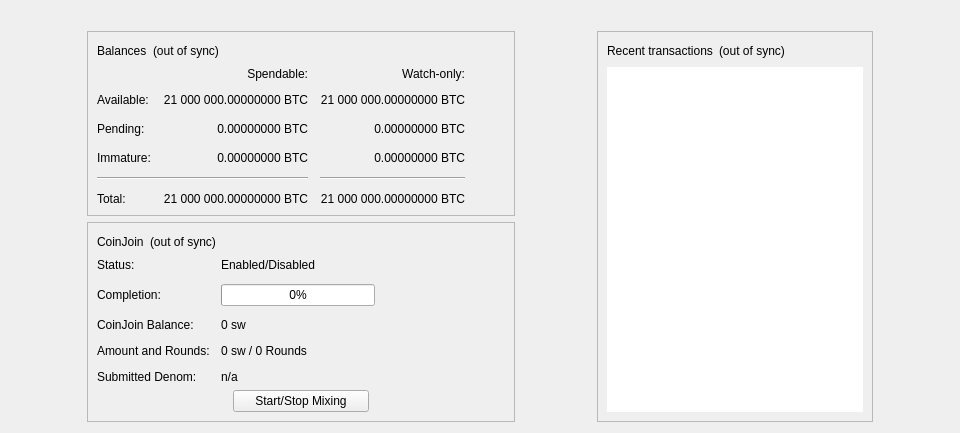
<?xml version="1.0" encoding="UTF-8"?>
<ui version="4.0">
 <class>OverviewPage</class>
 <widget class="QWidget" name="OverviewPage">
  <property name="geometry">
   <rect>
    <x>0</x>
    <y>0</y>
    <width>798</width>
    <height>318</height>
   </rect>
  </property>
  <property name="minimumSize">
   <size>
    <width>960</width>
    <height>0</height>
   </size>
  </property>
  <property name="windowTitle">
   <string>Form</string>
  </property>
  <layout class="QVBoxLayout" name="topLayout">
   <item>
    <widget class="QLabel" name="labelAlerts">
     <property name="visible">
      <bool>false</bool>
     </property>
     <property name="wordWrap">
      <bool>true</bool>
     </property>
     <property name="margin">
      <number>3</number>
     </property>
     <property name="textInteractionFlags">
      <set>Qt::TextSelectableByMouse</set>
     </property>
    </widget>
   </item>
   <item>
    <layout class="QHBoxLayout" name="horizontalLayout" stretch="1,0,1,0,1">
     <item>
      <spacer name="horizontalSpacerLeft">
       <property name="orientation">
        <enum>Qt::Horizontal</enum>
       </property>
       <property name="sizeType">
        <enum>QSizePolicy::Preferred</enum>
       </property>
       <property name="sizeHint" stdset="0">
        <size>
         <width>10</width>
         <height>20</height>
        </size>
       </property>
      </spacer>
     </item>
     <item>
      <layout class="QVBoxLayout" name="verticalLayout_2">
       <item>
        <widget class="QFrame" name="frame">
         <property name="frameShape">
          <enum>QFrame::StyledPanel</enum>
         </property>
         <property name="frameShadow">
          <enum>QFrame::Raised</enum>
         </property>
         <layout class="QVBoxLayout" name="verticalLayout_4">
          <item>
           <layout class="QHBoxLayout" name="horizontalLayout_4">
            <item>
             <widget class="QLabel" name="label_5">
              <property name="text">
               <string>Balances</string>
              </property>
             </widget>
            </item>
            <item>
             <widget class="QLabel" name="labelWalletStatus">
              <property name="toolTip">
               <string>The displayed information may be out of date. Your wallet automatically synchronizes with the sw network after a connection is established, but this process has not completed yet.</string>
              </property>
              <property name="text">
               <string notr="true">(out of sync)</string>
              </property>
              <property name="alignment">
               <set>Qt::AlignLeading|Qt::AlignLeft|Qt::AlignVCenter</set>
              </property>
             </widget>
            </item>
            <item>
             <spacer name="horizontalSpacer_3">
              <property name="orientation">
               <enum>Qt::Horizontal</enum>
              </property>
              <property name="sizeHint" stdset="0">
               <size>
                <width>40</width>
                <height>20</height>
               </size>
              </property>
             </spacer>
            </item>
           </layout>
          </item>
          <item>
           <layout class="QGridLayout" name="gridLayout">
            <property name="spacing">
             <number>12</number>
            </property>
            <item row="2" column="2">
             <widget class="QLabel" name="labelWatchPending">
              <property name="cursor">
               <cursorShape>IBeamCursor</cursorShape>
              </property>
              <property name="toolTip">
               <string>Unconfirmed transactions to watch-only addresses</string>
              </property>
              <property name="text">
               <string notr="true">0.00000000 BTC</string>
              </property>
              <property name="alignment">
               <set>Qt::AlignRight|Qt::AlignTrailing|Qt::AlignVCenter</set>
              </property>
              <property name="textInteractionFlags">
               <set>Qt::LinksAccessibleByMouse|Qt::TextSelectableByKeyboard|Qt::TextSelectableByMouse</set>
              </property>
             </widget>
            </item>
            <item row="2" column="1">
             <widget class="QLabel" name="labelUnconfirmed">
              <property name="cursor">
               <cursorShape>IBeamCursor</cursorShape>
              </property>
              <property name="toolTip">
               <string>Total of transactions that have yet to be confirmed, and do not yet count toward the spendable balance</string>
              </property>
              <property name="text">
               <string notr="true">0.00000000 BTC</string>
              </property>
              <property name="alignment">
               <set>Qt::AlignRight|Qt::AlignTrailing|Qt::AlignVCenter</set>
              </property>
              <property name="textInteractionFlags">
               <set>Qt::LinksAccessibleByMouse|Qt::TextSelectableByKeyboard|Qt::TextSelectableByMouse</set>
              </property>
             </widget>
            </item>
            <item row="3" column="2">
             <widget class="QLabel" name="labelWatchImmature">
              <property name="cursor">
               <cursorShape>IBeamCursor</cursorShape>
              </property>
              <property name="toolTip">
               <string>Mined balance in watch-only addresses that has not yet matured</string>
              </property>
              <property name="text">
               <string notr="true">0.00000000 BTC</string>
              </property>
              <property name="alignment">
               <set>Qt::AlignRight|Qt::AlignTrailing|Qt::AlignVCenter</set>
              </property>
              <property name="textInteractionFlags">
               <set>Qt::LinksAccessibleByMouse|Qt::TextSelectableByKeyboard|Qt::TextSelectableByMouse</set>
              </property>
             </widget>
            </item>
            <item row="4" column="0" colspan="2">
             <widget class="Line" name="lineSpendableBalance">
              <property name="orientation">
               <enum>Qt::Horizontal</enum>
              </property>
             </widget>
            </item>
            <item row="4" column="2">
             <widget class="Line" name="lineWatchBalance">
              <property name="sizePolicy">
               <sizepolicy hsizetype="Preferred" vsizetype="Fixed">
                <horstretch>0</horstretch>
                <verstretch>0</verstretch>
               </sizepolicy>
              </property>
              <property name="minimumSize">
               <size>
                <width>140</width>
                <height>0</height>
               </size>
              </property>
              <property name="orientation">
               <enum>Qt::Horizontal</enum>
              </property>
             </widget>
            </item>
            <item row="5" column="0">
             <widget class="QLabel" name="labelTotalText">
              <property name="text">
               <string>Total:</string>
              </property>
             </widget>
            </item>
            <item row="3" column="1">
             <widget class="QLabel" name="labelImmature">
              <property name="cursor">
               <cursorShape>IBeamCursor</cursorShape>
              </property>
              <property name="toolTip">
               <string>Mined balance that has not yet matured</string>
              </property>
              <property name="text">
               <string notr="true">0.00000000 BTC</string>
              </property>
              <property name="alignment">
               <set>Qt::AlignRight|Qt::AlignTrailing|Qt::AlignVCenter</set>
              </property>
              <property name="textInteractionFlags">
               <set>Qt::LinksAccessibleByMouse|Qt::TextSelectableByKeyboard|Qt::TextSelectableByMouse</set>
              </property>
             </widget>
            </item>
            <item row="2" column="3">
             <spacer name="horizontalSpacer_2">
              <property name="orientation">
               <enum>Qt::Horizontal</enum>
              </property>
              <property name="sizeHint" stdset="0">
               <size>
                <width>40</width>
                <height>20</height>
               </size>
              </property>
             </spacer>
            </item>
            <item row="3" column="0">
             <widget class="QLabel" name="labelImmatureText">
              <property name="text">
               <string>Immature:</string>
              </property>
             </widget>
            </item>
            <item row="5" column="1">
             <widget class="QLabel" name="labelTotal">
              <property name="cursor">
               <cursorShape>IBeamCursor</cursorShape>
              </property>
              <property name="toolTip">
               <string>Your current total balance</string>
              </property>
              <property name="text">
               <string notr="true">21 000 000.00000000 BTC</string>
              </property>
              <property name="alignment">
               <set>Qt::AlignRight|Qt::AlignTrailing|Qt::AlignVCenter</set>
              </property>
              <property name="textInteractionFlags">
               <set>Qt::LinksAccessibleByMouse|Qt::TextSelectableByKeyboard|Qt::TextSelectableByMouse</set>
              </property>
             </widget>
            </item>
            <item row="5" column="2">
             <widget class="QLabel" name="labelWatchTotal">
              <property name="cursor">
               <cursorShape>IBeamCursor</cursorShape>
              </property>
              <property name="toolTip">
               <string>Current total balance in watch-only addresses</string>
              </property>
              <property name="text">
               <string notr="true">21 000 000.00000000 BTC</string>
              </property>
              <property name="alignment">
               <set>Qt::AlignRight|Qt::AlignTrailing|Qt::AlignVCenter</set>
              </property>
              <property name="textInteractionFlags">
               <set>Qt::LinksAccessibleByMouse|Qt::TextSelectableByKeyboard|Qt::TextSelectableByMouse</set>
              </property>
             </widget>
            </item>
            <item row="0" column="2">
             <widget class="QLabel" name="labelWatchonly">
              <property name="text">
               <string>Watch-only:</string>
              </property>
              <property name="alignment">
               <set>Qt::AlignRight|Qt::AlignTrailing|Qt::AlignVCenter</set>
              </property>
             </widget>
            </item>
            <item row="1" column="0">
             <widget class="QLabel" name="labelBalanceText">
              <property name="text">
               <string>Available:</string>
              </property>
             </widget>
            </item>
            <item row="1" column="1">
             <widget class="QLabel" name="labelBalance">
              <property name="cursor">
               <cursorShape>IBeamCursor</cursorShape>
              </property>
              <property name="toolTip">
               <string>Your current spendable balance</string>
              </property>
              <property name="text">
               <string notr="true">21 000 000.00000000 BTC</string>
              </property>
              <property name="alignment">
               <set>Qt::AlignRight|Qt::AlignTrailing|Qt::AlignVCenter</set>
              </property>
              <property name="textInteractionFlags">
               <set>Qt::LinksAccessibleByMouse|Qt::TextSelectableByKeyboard|Qt::TextSelectableByMouse</set>
              </property>
             </widget>
            </item>
            <item row="1" column="2">
             <widget class="QLabel" name="labelWatchAvailable">
              <property name="cursor">
               <cursorShape>IBeamCursor</cursorShape>
              </property>
              <property name="toolTip">
               <string>Your current balance in watch-only addresses</string>
              </property>
              <property name="text">
               <string notr="true">21 000 000.00000000 BTC</string>
              </property>
              <property name="alignment">
               <set>Qt::AlignRight|Qt::AlignTrailing|Qt::AlignVCenter</set>
              </property>
              <property name="textInteractionFlags">
               <set>Qt::LinksAccessibleByMouse|Qt::TextSelectableByKeyboard|Qt::TextSelectableByMouse</set>
              </property>
             </widget>
            </item>
            <item row="2" column="0">
             <widget class="QLabel" name="labelPendingText">
              <property name="text">
               <string>Pending:</string>
              </property>
             </widget>
            </item>
            <item row="0" column="1">
             <widget class="QLabel" name="labelSpendable">
              <property name="text">
               <string>Spendable:</string>
              </property>
              <property name="alignment">
               <set>Qt::AlignRight|Qt::AlignTrailing|Qt::AlignVCenter</set>
              </property>
             </widget>
            </item>
           </layout>
          </item>
         </layout>
        </widget>
       </item>
       <item>
        <widget class="QFrame" name="frameCoinJoin">
         <property name="layoutDirection">
          <enum>Qt::LeftToRight</enum>
         </property>
         <property name="frameShape">
          <enum>QFrame::StyledPanel</enum>
         </property>
         <property name="frameShadow">
          <enum>QFrame::Raised</enum>
         </property>
         <layout class="QVBoxLayout" name="VerticalLayout_PS1">
          <item>
           <layout class="QHBoxLayout" name="horizontalLayout_5">
            <item>
             <widget class="QLabel" name="labelCoinJoinHeader">
              <property name="text">
               <string notr="true">CoinJoin</string>
              </property>
             </widget>
            </item>
            <item>
             <widget class="QLabel" name="labelCoinJoinSyncStatus">
              <property name="toolTip">
               <string>The displayed information may be out of date. Your wallet automatically synchronizes with the sw network after a connection is established, but this process has not completed yet.</string>
              </property>
              <property name="text">
               <string notr="true">(out of sync)</string>
              </property>
              <property name="alignment">
               <set>Qt::AlignLeading|Qt::AlignLeft|Qt::AlignVCenter</set>
              </property>
             </widget>
            </item>
            <item>
             <spacer name="horizontalSpacer_4">
              <property name="orientation">
               <enum>Qt::Horizontal</enum>
              </property>
              <property name="sizeHint" stdset="0">
               <size>
                <width>40</width>
                <height>20</height>
               </size>
              </property>
             </spacer>
            </item>
           </layout>
          </item>
          <item>
           <layout class="QFormLayout" name="coinJoinFormLayout">
            <property name="fieldGrowthPolicy">
             <enum>QFormLayout::AllNonFixedFieldsGrow</enum>
            </property>
            <property name="horizontalSpacing">
             <number>11</number>
            </property>
            <property name="verticalSpacing">
             <number>12</number>
            </property>
            <item row="0" column="0">
             <widget class="QLabel" name="labelCoinJoinEnabledText">
              <property name="text">
               <string>Status:</string>
              </property>
             </widget>
            </item>
            <item row="0" column="1">
             <widget class="QLabel" name="labelCoinJoinEnabled">
              <property name="text">
               <string>Enabled/Disabled</string>
              </property>
             </widget>
            </item>
            <item row="1" column="0">
             <widget class="QLabel" name="labelCompletitionText">
              <property name="text">
               <string>Completion:</string>
              </property>
             </widget>
            </item>
            <item row="1" column="1">
             <widget class="QProgressBar" name="coinJoinProgress">
              <property name="maximumSize">
               <size>
                <width>154</width>
                <height>16777215</height>
               </size>
              </property>
              <property name="value">
               <number>0</number>
              </property>
             </widget>
            </item>
            <item row="2" column="0">
             <widget class="QLabel" name="labelAnonymizedText">
              <property name="text">
               <string notr="true">CoinJoin Balance:</string>
              </property>
             </widget>
            </item>
            <item row="2" column="1">
             <widget class="QLabel" name="labelAnonymized">
              <property name="text">
               <string notr="true">0 sw</string>
              </property>
             </widget>
            </item>
            <item row="3" column="0">
             <widget class="QLabel" name="labelAmountAndRoundsText">
              <property name="text">
               <string>Amount and Rounds:</string>
              </property>
             </widget>
            </item>
            <item row="3" column="1">
             <widget class="QLabel" name="labelAmountRounds">
              <property name="text">
               <string>0 sw / 0 Rounds</string>
              </property>
             </widget>
            </item>
            <item row="4" column="0">
             <widget class="QLabel" name="labelSubmittedDenomText">
              <property name="text">
               <string>Submitted Denom:</string>
              </property>
             </widget>
            </item>
            <item row="4" column="1">
             <widget class="QLabel" name="labelSubmittedDenom">
              <property name="toolTip">
               <string>The denominations you submitted to the Masternode.&lt;br&gt;To mix, other users must submit the exact same denominations.</string>
              </property>
              <property name="text">
               <string>n/a</string>
              </property>
              <property name="wordWrap">
               <bool>true</bool>
              </property>
             </widget>
            </item>
           </layout>
          </item>
          <item>
           <layout class="QVBoxLayout" name="VerticalLayout_PS">
            <item>
             <layout class="QHBoxLayout" name="horizontalLayout_3">
              <property name="topMargin">
               <number>0</number>
              </property>
              <item>
               <spacer name="horizontalSpacer_5">
                <property name="orientation">
                 <enum>Qt::Horizontal</enum>
                </property>
                <property name="sizeHint" stdset="0">
                 <size>
                  <width>40</width>
                  <height>20</height>
                 </size>
                </property>
               </spacer>
              </item>
              <item>
               <widget class="QPushButton" name="toggleCoinJoin">
                <property name="sizePolicy">
                 <sizepolicy hsizetype="MinimumExpanding" vsizetype="Fixed">
                  <horstretch>0</horstretch>
                  <verstretch>0</verstretch>
                 </sizepolicy>
                </property>
                <property name="text">
                 <string>Start/Stop Mixing</string>
                </property>
               </widget>
              </item>
              <item>
               <spacer name="horizontalSpacer_6">
                <property name="orientation">
                 <enum>Qt::Horizontal</enum>
                </property>
                <property name="sizeHint" stdset="0">
                 <size>
                  <width>40</width>
                  <height>20</height>
                 </size>
                </property>
               </spacer>
              </item>
             </layout>
            </item>
            <item>
             <spacer name="verticalSpacer_3">
              <property name="orientation">
               <enum>Qt::Vertical</enum>
              </property>
              <property name="sizeHint" stdset="0">
               <size>
                <width>20</width>
                <height>40</height>
               </size>
              </property>
             </spacer>
            </item>
           </layout>
          </item>
         </layout>
        </widget>
       </item>
       <item>
        <spacer name="verticalSpacer">
         <property name="orientation">
          <enum>Qt::Vertical</enum>
         </property>
         <property name="sizeHint" stdset="0">
          <size>
           <width>20</width>
           <height>40</height>
          </size>
         </property>
        </spacer>
       </item>
      </layout>
     </item>
     <item>
      <spacer name="horizontalSpacerCenter">
       <property name="orientation">
        <enum>Qt::Horizontal</enum>
       </property>
       <property name="sizeHint" stdset="0">
        <size>
         <width>10</width>
         <height>20</height>
        </size>
       </property>
      </spacer>
     </item>
     <item>
      <layout class="QVBoxLayout" name="verticalLayout_3">
       <item>
        <widget class="QFrame" name="frame_2">
         <property name="frameShape">
          <enum>QFrame::StyledPanel</enum>
         </property>
         <property name="frameShadow">
          <enum>QFrame::Raised</enum>
         </property>
         <layout class="QVBoxLayout" name="verticalLayout">
          <item>
           <layout class="QHBoxLayout" name="horizontalLayout_2">
            <item>
             <widget class="QLabel" name="label_4">
              <property name="text">
               <string>Recent transactions</string>
              </property>
             </widget>
            </item>
            <item>
             <widget class="QLabel" name="labelTransactionsStatus">
              <property name="toolTip">
               <string>The displayed information may be out of date. Your wallet automatically synchronizes with the sw network after a connection is established, but this process has not completed yet.</string>
              </property>
              <property name="text">
               <string notr="true">(out of sync)</string>
              </property>
              <property name="alignment">
               <set>Qt::AlignLeading|Qt::AlignLeft|Qt::AlignVCenter</set>
              </property>
             </widget>
            </item>
            <item>
             <spacer name="horizontalSpacer">
              <property name="orientation">
               <enum>Qt::Horizontal</enum>
              </property>
              <property name="sizeHint" stdset="0">
               <size>
                <width>40</width>
                <height>20</height>
               </size>
              </property>
             </spacer>
            </item>
           </layout>
          </item>
          <item>
           <widget class="QListView" name="listTransactions">
            <property name="frameShape">
             <enum>QFrame::NoFrame</enum>
            </property>
            <property name="verticalScrollBarPolicy">
             <enum>Qt::ScrollBarAlwaysOff</enum>
            </property>
            <property name="horizontalScrollBarPolicy">
             <enum>Qt::ScrollBarAlwaysOff</enum>
            </property>
            <property name="selectionMode">
             <enum>QAbstractItemView::NoSelection</enum>
            </property>
           </widget>
          </item>
         </layout>
        </widget>
       </item>
      </layout>
     </item>
     <item>
      <spacer name="horizontalSpacerRight">
       <property name="orientation">
        <enum>Qt::Horizontal</enum>
       </property>
       <property name="sizeType">
        <enum>QSizePolicy::Preferred</enum>
       </property>
       <property name="sizeHint" stdset="0">
        <size>
         <width>10</width>
         <height>20</height>
        </size>
       </property>
      </spacer>
     </item>
    </layout>
   </item>
  </layout>
 </widget>
 <resources/>
 <connections/>
</ui>
